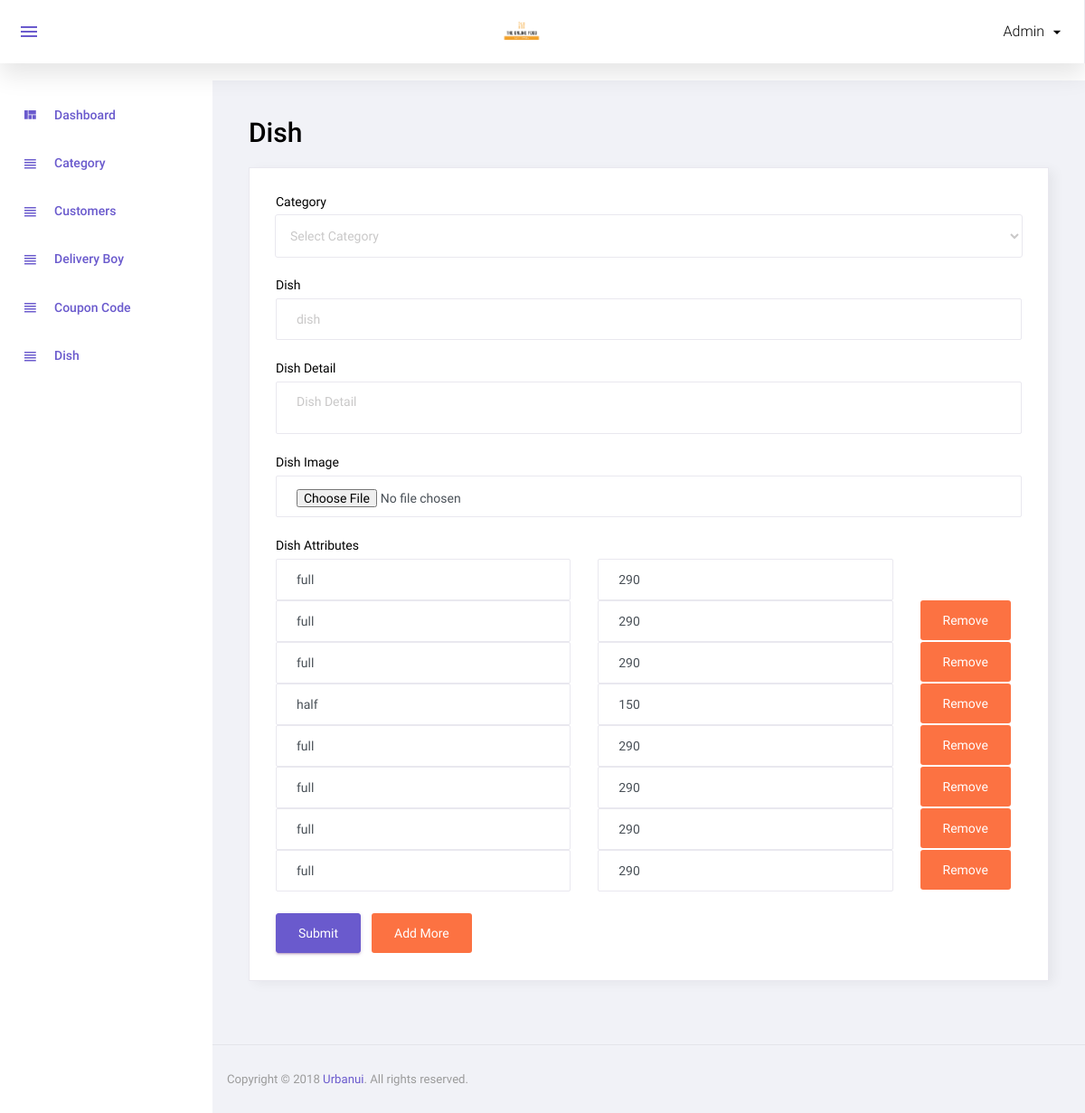
The app's page /admin/manage_dish.php (signed in), older data.
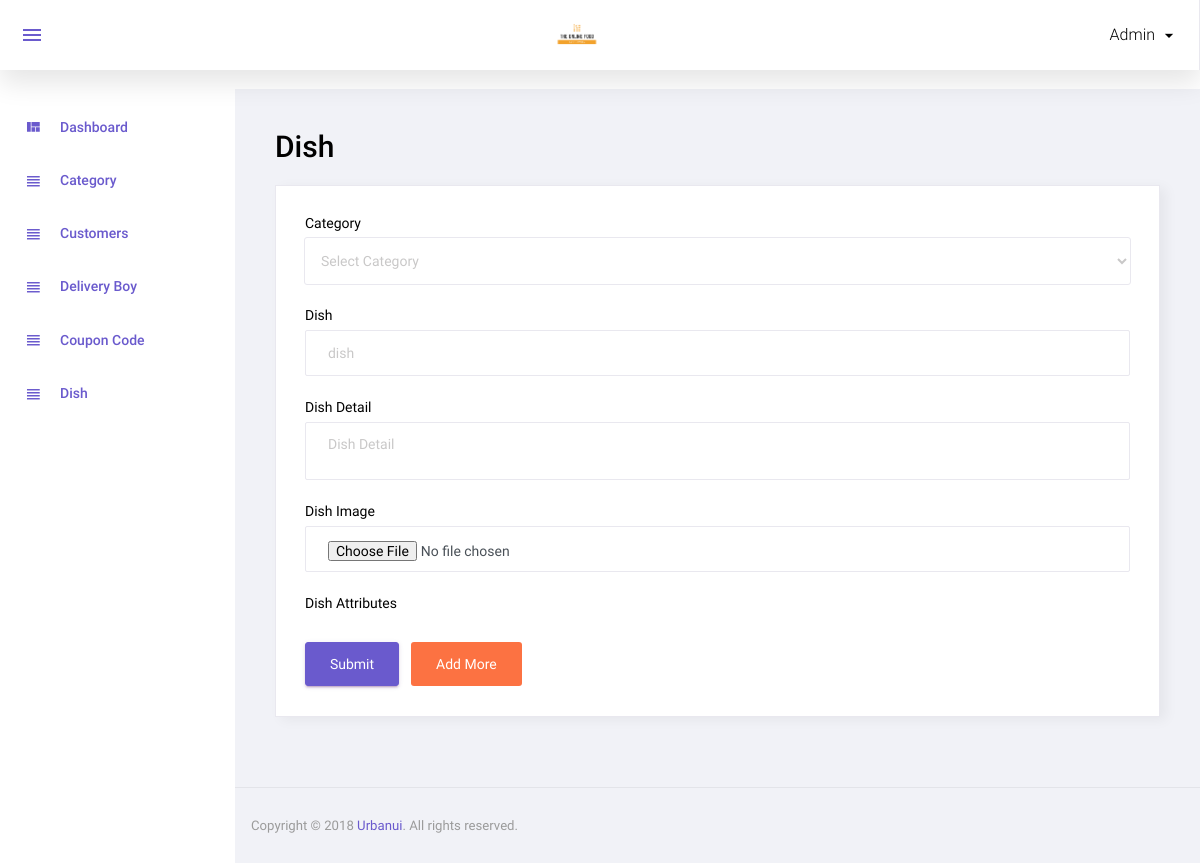
The same page, newer data.
### tables this page shows
CREATE TABLE `dish_details` (
  `id` int(11) NOT NULL,
  `dish_id` int(11) NOT NULL,
  `attribute` varchar(100) NOT NULL,
  `price` int(11) NOT NULL,
  `status` int(11) NOT NULL,
  `added_on` datetime NOT NULL
);

### admin/manage_dish.php (the view, shortened to what this page needs)
<?php
include('top.php');
$dish="";
$dish_detail="";
$id="";
$image_status='required';
?>
<div class="row">
			<h1 class="grid_title ml10 ml15">Dish</h1>
            <div class="col-12 grid-margin stretch-card">
              <div class="card">
                <div class="card-body">
                  <form class="forms-sample" method="post" enctype="multipart/form-data">
                    <div class="form-group">
                      <label for="exampleInputName1">Category</label>
                      <select class="form-control" name="category_id" required>
						<option value="">Select Category</option>
					  </select>
                    </div>
					<div class="form-group">
                      <label for="exampleInputName1">Dish</label>
                      <input type="text" class="form-control" placeholder="dish" name="dish" required value="<?php echo $dish?>">
                    </div>
                    <div class="form-group">
                      <label for="exampleInputEmail3" required>Dish Detail</label>
                      <textarea name="dish_detail" class="form-control" placeholder="Dish Detail"><?php echo $dish_detail?></textarea>
                    </div>
					<div class="form-group">
                      <label for="exampleInputEmail3">Dish Image</label>
                      <input type="file" class="form-control" placeholder="Dish Image" name="image" <?php echo $image_status?>>
                    </div>
					<div class="form-group" id="dish_box1">
						<label for="exampleInputEmail3">Dish Attributes</label>
					<?php if($id==0){?>
						<div class="row">
							<div class="col-5">
								<input type="text" class="form-control" placeholder="Attribute" name="attribute[]" required>
							</div>
							<div class="col-5">
								<input type="text" class="form-control" placeholder="Price" name="price[]" required>
							</div>
						</div>
					<?php } else{
						$dish_details_res=mysqli_query($con,"select * from dish_details where dish_id='$id'");
						$ii=1;
						while($dish_details_row=mysqli_fetch_assoc($dish_details_res)){
						?>
						<div class="row mt8">
							<div class="col-5">
								<input type="text" class="form-control" placeholder="Attribute" name="attribute[]" required value="<?php echo $dish_details_row['attribute']?>">
							</div>
							<div class="col-5">
								<input type="text" class="form-control" placeholder="Price" name="price[]" required  value="<?php echo $dish_details_row['price']?>">
							</div>
							<?php if($ii!=1){
							?>
							<div class="col-2"><button type="button" class="btn badge-danger mr-2" onclick="remove_more_new('<?php echo $dish_details_row['id']?>')">Remove</button></div>
							<?php
							}
							?>
						</div>
					<?php
					$ii++;
					} } ?>
					</div>
                    <button type="submit" class="btn btn-primary mr-2" name="submit">Submit</button>
					<button type="button" class="btn badge-danger mr-2" onclick="add_more()">Add More</button>
                  </form>
                </div>
              </div>
            </div>
		 </div>
<?php include('footer.php');?>

Row changes from the older to the newer data that the page shows:
no longer on this page (row edited): dish_details: attribute "full", price "290"
removed dish_details: attribute "full", price "290"
removed dish_details: attribute "full", price "290"
removed dish_details: attribute "half", price "150"
removed dish_details: attribute "full", price "290"
removed dish_details: attribute "full", price "290"
removed dish_details: attribute "full", price "290"
removed dish_details: attribute "full", price "290"
